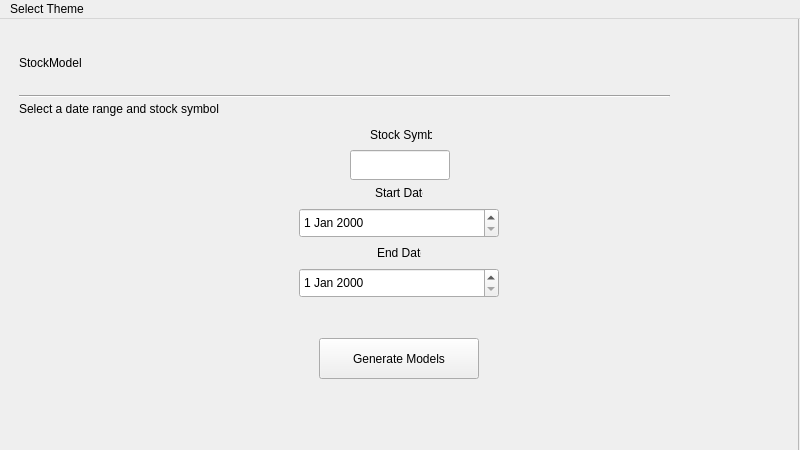
<?xml version="1.0" encoding="UTF-8"?>
<ui version="4.0">
 <class>MainWindow</class>
 <widget class="QMainWindow" name="MainWindow">
  <property name="geometry">
   <rect>
    <x>0</x>
    <y>0</y>
    <width>800</width>
    <height>450</height>
   </rect>
  </property>
  <property name="windowTitle">
   <string>MainWindow</string>
  </property>
  <widget class="QWidget" name="centralwidget">
   <widget class="QFrame" name="frame">
    <property name="geometry">
     <rect>
      <x>-1</x>
      <y>-1</y>
      <width>800</width>
      <height>450</height>
     </rect>
    </property>
    <property name="frameShape">
     <enum>QFrame::StyledPanel</enum>
    </property>
    <property name="frameShadow">
     <enum>QFrame::Raised</enum>
    </property>
    <widget class="QLabel" name="label">
     <property name="geometry">
      <rect>
       <x>20</x>
       <y>20</y>
       <width>400</width>
       <height>50</height>
      </rect>
     </property>
     <property name="styleSheet">
      <string notr="true">font: 86 100px &quot;Courier&quot;;</string>
     </property>
     <property name="text">
      <string>StockModel</string>
     </property>
    </widget>
    <widget class="QLabel" name="label_2">
     <property name="geometry">
      <rect>
       <x>20</x>
       <y>60</y>
       <width>221</width>
       <height>61</height>
      </rect>
     </property>
     <property name="styleSheet">
      <string notr="true">font: 75 10px &quot;Palatino Linotype&quot;;</string>
     </property>
     <property name="text">
      <string>Select a date range and stock symbol</string>
     </property>
    </widget>
    <widget class="Line" name="line">
     <property name="geometry">
      <rect>
       <x>20</x>
       <y>70</y>
       <width>651</width>
       <height>16</height>
      </rect>
     </property>
     <property name="orientation">
      <enum>Qt::Horizontal</enum>
     </property>
    </widget>
    <widget class="QPushButton" name="pushButton">
     <property name="geometry">
      <rect>
       <x>320</x>
       <y>320</y>
       <width>160</width>
       <height>41</height>
      </rect>
     </property>
     <property name="text">
      <string>Generate Models</string>
     </property>
    </widget>
    <widget class="QLabel" name="label_2">
     <property name="geometry">
      <rect>
       <x>376</x>
       <y>160</y>
       <width>48</width>
       <height>30</height>
      </rect>
     </property>
     <property name="styleSheet">
      <string notr="true">font: 75 10px &quot;Palatino Linotype&quot;;</string>
     </property>
     <property name="text">
      <string>Start Date</string>
     </property>
    </widget>
    <widget class="QDateEdit" name="dateStart">
     <property name="geometry">
      <rect>
       <x>300</x>
       <y>190</y>
       <width>200</width>
       <height>30</height>
      </rect>
     </property>
    </widget>
    <widget class="QLabel" name="label_2">
     <property name="geometry">
      <rect>
       <x>378</x>
       <y>220</y>
       <width>44</width>
       <height>30</height>
      </rect>
     </property>
     <property name="styleSheet">
      <string notr="true">font: 75 10px &quot;Palatino Linotype&quot;;</string>
     </property>
     <property name="text">
      <string>End Date</string>
     </property>
    </widget>
    <widget class="QDateEdit" name="dateEnd">
     <property name="geometry">
      <rect>
       <x>300</x>
       <y>250</y>
       <width>200</width>
       <height>30</height>
      </rect>
     </property>
    </widget>
   </widget>
  </widget>
  <widget class="QLabel" name="label_2">
     <property name="geometry">
      <rect>
       <x>370</x>
       <y>120</y>
       <width>62</width>
       <height>30</height>
      </rect>
     </property>
     <property name="styleSheet">
      <string notr="true">font: 75 10px &quot;Palatino Linotype&quot;;</string>
     </property>
     <property name="text">
      <string>Stock Symbol</string>
     </property>
    </widget>
  <widget class="QLineEdit" name="stockSymbol">
     <property name="geometry">
      <rect>
       <x>350</x>
       <y>150</y>
       <width>100</width>
       <height>30</height>
      </rect>
     </property>
    </widget>
  <widget class="QMenuBar" name="menuBar">
   <property name="geometry">
    <rect>
     <x>0</x>
     <y>0</y>
     <width>777</width>
     <height>21</height>
    </rect>
   </property>
   <widget class="QMenu" name="menuSelect_Theme">
    <property name="title">
     <string>Select Theme</string>
    </property>
    <addaction name="actionDark_red"/>
    <addaction name="actionDark_blue"/>
    <addaction name="actionLight_Yellow"/>
   </widget>
   <addaction name="menuSelect_Theme"/>
  </widget>
  <action name="actiondark_amber">
   <property name="text">
    <string>dark_amber</string>
   </property>
  </action>
  <action name="actiondark_blue">
   <property name="text">
    <string>dark_blue</string>
   </property>
  </action>
  <action name="actionDark_red">
   <property name="text">
    <string>Dark_red</string>
   </property>
  </action>
  <action name="actionDark_blue">
   <property name="text">
    <string>Dark_blue</string>
   </property>
  </action>
  <action name="actionLight_Yellow">
   <property name="text">
    <string>Light_Yellow</string>
   </property>
  </action>
 </widget>
 <resources/>
 <connections/>
</ui>
